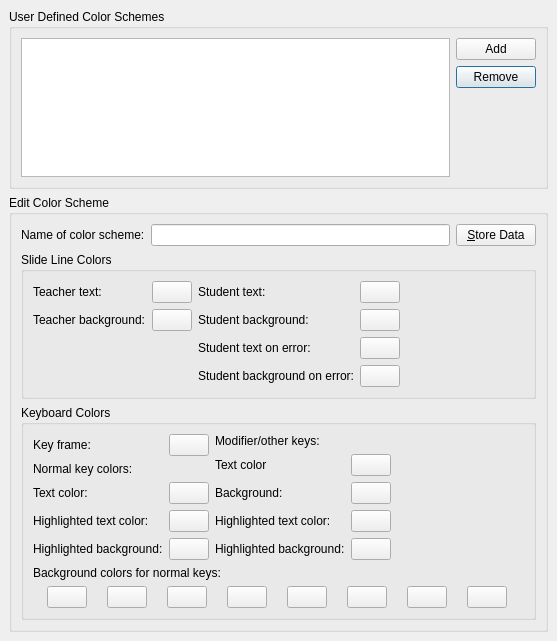
<ui version="4.0" >
 <class>KTouchColorEditorDialog</class>
 <widget class="QDialog" name="KTouchColorEditorDialog" >
  <property name="geometry" >
   <rect>
    <x>0</x>
    <y>0</y>
    <width>557</width>
    <height>641</height>
   </rect>
  </property>
  <property name="windowTitle" >
   <string>Color Scheme Editor</string>
  </property>
  <layout class="QVBoxLayout" >
   <property name="margin" >
    <number>9</number>
   </property>
   <property name="spacing" >
    <number>6</number>
   </property>
   <item>
    <widget class="QGroupBox" name="groupBox" >
     <property name="title" >
      <string>User Defined Color Schemes</string>
     </property>
     <layout class="QGridLayout" >
      <property name="margin" >
       <number>9</number>
      </property>
      <property name="spacing" >
       <number>6</number>
      </property>
      <item rowspan="3" row="0" column="0" >
       <widget class="QListWidget" name="schemeListWidget" />
      </item>
      <item row="2" column="1" >
       <spacer>
        <property name="orientation" >
         <enum>Qt::Vertical</enum>
        </property>
        <property name="sizeType" >
         <enum>QSizePolicy::Expanding</enum>
        </property>
        <property name="sizeHint" >
         <size>
          <width>20</width>
          <height>16</height>
         </size>
        </property>
       </spacer>
      </item>
      <item row="1" column="1" >
       <widget class="KPushButton" name="removeBtn" >
        <property name="sizePolicy" >
         <sizepolicy>
          <hsizetype>5</hsizetype>
          <vsizetype>1</vsizetype>
          <horstretch>0</horstretch>
          <verstretch>0</verstretch>
         </sizepolicy>
        </property>
        <property name="text" >
         <string>Remove</string>
        </property>
       </widget>
      </item>
      <item row="0" column="1" >
       <widget class="KPushButton" name="addBtn" >
        <property name="sizePolicy" >
         <sizepolicy>
          <hsizetype>5</hsizetype>
          <vsizetype>1</vsizetype>
          <horstretch>0</horstretch>
          <verstretch>0</verstretch>
         </sizepolicy>
        </property>
        <property name="text" >
         <string>Add</string>
        </property>
       </widget>
      </item>
     </layout>
    </widget>
   </item>
   <item>
    <widget class="QGroupBox" name="editGroupBox" >
     <property name="sizePolicy" >
      <sizepolicy>
       <hsizetype>5</hsizetype>
       <vsizetype>3</vsizetype>
       <horstretch>0</horstretch>
       <verstretch>0</verstretch>
      </sizepolicy>
     </property>
     <property name="title" >
      <string>Edit Color Scheme</string>
     </property>
     <layout class="QVBoxLayout" >
      <property name="margin" >
       <number>9</number>
      </property>
      <property name="spacing" >
       <number>6</number>
      </property>
      <item>
       <layout class="QHBoxLayout" >
        <property name="margin" >
         <number>0</number>
        </property>
        <property name="spacing" >
         <number>6</number>
        </property>
        <item>
         <widget class="QLabel" name="nameL" >
          <property name="text" >
           <string>Name of color scheme:</string>
          </property>
         </widget>
        </item>
        <item>
         <widget class="KLineEdit" name="nameEdit" />
        </item>
        <item>
         <widget class="KPushButton" name="updateBtn" >
          <property name="text" >
           <string>&amp;Store Data</string>
          </property>
         </widget>
        </item>
       </layout>
      </item>
      <item>
       <widget class="QGroupBox" name="groupBox3" >
        <property name="sizePolicy" >
         <sizepolicy>
          <hsizetype>5</hsizetype>
          <vsizetype>5</vsizetype>
          <horstretch>0</horstretch>
          <verstretch>0</verstretch>
         </sizepolicy>
        </property>
        <property name="title" >
         <string>Slide Line Colors</string>
        </property>
        <layout class="QGridLayout" >
         <property name="margin" >
          <number>9</number>
         </property>
         <property name="spacing" >
          <number>6</number>
         </property>
         <item row="0" column="2" >
          <spacer>
           <property name="orientation" >
            <enum>Qt::Horizontal</enum>
           </property>
           <property name="sizeHint" >
            <size>
             <width>40</width>
             <height>20</height>
            </size>
           </property>
          </spacer>
         </item>
         <item row="0" column="0" >
          <layout class="QGridLayout" >
           <property name="margin" >
            <number>0</number>
           </property>
           <property name="spacing" >
            <number>6</number>
           </property>
           <item row="1" column="1" >
            <widget class="KColorButton" name="teacherBackBtn" >
             <property name="text" >
              <string/>
             </property>
            </widget>
           </item>
           <item row="1" column="0" >
            <widget class="QLabel" name="textLabel3_2" >
             <property name="text" >
              <string>Teacher background:</string>
             </property>
            </widget>
           </item>
           <item row="0" column="1" >
            <widget class="KColorButton" name="teacherTextBtn" >
             <property name="text" >
              <string/>
             </property>
            </widget>
           </item>
           <item row="0" column="0" >
            <widget class="QLabel" name="textLabel3" >
             <property name="text" >
              <string>Teacher text:</string>
             </property>
            </widget>
           </item>
          </layout>
         </item>
         <item rowspan="2" row="0" column="1" >
          <layout class="QGridLayout" >
           <property name="margin" >
            <number>0</number>
           </property>
           <property name="spacing" >
            <number>6</number>
           </property>
           <item row="1" column="0" >
            <widget class="QLabel" name="textLabel3_4" >
             <property name="text" >
              <string>Student background:</string>
             </property>
            </widget>
           </item>
           <item row="2" column="0" >
            <widget class="QLabel" name="textLabel3_5" >
             <property name="text" >
              <string>Student text on error:</string>
             </property>
            </widget>
           </item>
           <item row="3" column="1" >
            <widget class="KColorButton" name="studentErrorBackBtn" >
             <property name="text" >
              <string/>
             </property>
            </widget>
           </item>
           <item row="2" column="1" >
            <widget class="KColorButton" name="studentErrorTextBtn" >
             <property name="text" >
              <string/>
             </property>
            </widget>
           </item>
           <item row="0" column="0" >
            <widget class="QLabel" name="textLabel3_3" >
             <property name="text" >
              <string>Student text:</string>
             </property>
            </widget>
           </item>
           <item row="3" column="0" >
            <widget class="QLabel" name="textLabel3_6" >
             <property name="text" >
              <string>Student background on error:</string>
             </property>
            </widget>
           </item>
           <item row="1" column="1" >
            <widget class="KColorButton" name="studentBackBtn" >
             <property name="text" >
              <string/>
             </property>
            </widget>
           </item>
           <item row="0" column="1" >
            <widget class="KColorButton" name="studentTextBtn" >
             <property name="text" >
              <string/>
             </property>
            </widget>
           </item>
          </layout>
         </item>
         <item row="1" column="0" >
          <spacer>
           <property name="orientation" >
            <enum>Qt::Vertical</enum>
           </property>
           <property name="sizeHint" >
            <size>
             <width>20</width>
             <height>40</height>
            </size>
           </property>
          </spacer>
         </item>
        </layout>
       </widget>
      </item>
      <item>
       <widget class="QGroupBox" name="keyboardColorsGroup" >
        <property name="sizePolicy" >
         <sizepolicy>
          <hsizetype>5</hsizetype>
          <vsizetype>3</vsizetype>
          <horstretch>0</horstretch>
          <verstretch>0</verstretch>
         </sizepolicy>
        </property>
        <property name="title" >
         <string>Keyboard Colors</string>
        </property>
        <layout class="QGridLayout" >
         <property name="margin" >
          <number>9</number>
         </property>
         <property name="spacing" >
          <number>6</number>
         </property>
         <item row="1" column="0" colspan="3" >
          <widget class="QLabel" name="textLabel3_11" >
           <property name="text" >
            <string>Background colors for normal keys:</string>
           </property>
          </widget>
         </item>
         <item row="2" column="0" colspan="3" >
          <layout class="QHBoxLayout" >
           <property name="margin" >
            <number>0</number>
           </property>
           <property name="spacing" >
            <number>6</number>
           </property>
           <item>
            <widget class="KColorButton" name="back1Btn" >
             <property name="sizePolicy" >
              <sizepolicy>
               <hsizetype>5</hsizetype>
               <vsizetype>0</vsizetype>
               <horstretch>0</horstretch>
               <verstretch>0</verstretch>
              </sizepolicy>
             </property>
             <property name="maximumSize" >
              <size>
               <width>40</width>
               <height>16777215</height>
              </size>
             </property>
             <property name="text" >
              <string/>
             </property>
            </widget>
           </item>
           <item>
            <widget class="KColorButton" name="back2Btn" >
             <property name="sizePolicy" >
              <sizepolicy>
               <hsizetype>5</hsizetype>
               <vsizetype>0</vsizetype>
               <horstretch>0</horstretch>
               <verstretch>0</verstretch>
              </sizepolicy>
             </property>
             <property name="maximumSize" >
              <size>
               <width>40</width>
               <height>16777215</height>
              </size>
             </property>
             <property name="text" >
              <string/>
             </property>
            </widget>
           </item>
           <item>
            <widget class="KColorButton" name="back3Btn" >
             <property name="sizePolicy" >
              <sizepolicy>
               <hsizetype>5</hsizetype>
               <vsizetype>0</vsizetype>
               <horstretch>0</horstretch>
               <verstretch>0</verstretch>
              </sizepolicy>
             </property>
             <property name="maximumSize" >
              <size>
               <width>40</width>
               <height>16777215</height>
              </size>
             </property>
             <property name="text" >
              <string/>
             </property>
            </widget>
           </item>
           <item>
            <widget class="KColorButton" name="back4Btn" >
             <property name="sizePolicy" >
              <sizepolicy>
               <hsizetype>5</hsizetype>
               <vsizetype>0</vsizetype>
               <horstretch>0</horstretch>
               <verstretch>0</verstretch>
              </sizepolicy>
             </property>
             <property name="maximumSize" >
              <size>
               <width>40</width>
               <height>16777215</height>
              </size>
             </property>
             <property name="text" >
              <string/>
             </property>
            </widget>
           </item>
           <item>
            <widget class="KColorButton" name="back5Btn" >
             <property name="sizePolicy" >
              <sizepolicy>
               <hsizetype>5</hsizetype>
               <vsizetype>0</vsizetype>
               <horstretch>0</horstretch>
               <verstretch>0</verstretch>
              </sizepolicy>
             </property>
             <property name="maximumSize" >
              <size>
               <width>40</width>
               <height>16777215</height>
              </size>
             </property>
             <property name="text" >
              <string/>
             </property>
            </widget>
           </item>
           <item>
            <widget class="KColorButton" name="back6Btn" >
             <property name="sizePolicy" >
              <sizepolicy>
               <hsizetype>5</hsizetype>
               <vsizetype>0</vsizetype>
               <horstretch>0</horstretch>
               <verstretch>0</verstretch>
              </sizepolicy>
             </property>
             <property name="maximumSize" >
              <size>
               <width>40</width>
               <height>16777215</height>
              </size>
             </property>
             <property name="text" >
              <string/>
             </property>
            </widget>
           </item>
           <item>
            <widget class="KColorButton" name="back7Btn" >
             <property name="sizePolicy" >
              <sizepolicy>
               <hsizetype>5</hsizetype>
               <vsizetype>0</vsizetype>
               <horstretch>0</horstretch>
               <verstretch>0</verstretch>
              </sizepolicy>
             </property>
             <property name="maximumSize" >
              <size>
               <width>40</width>
               <height>16777215</height>
              </size>
             </property>
             <property name="text" >
              <string/>
             </property>
            </widget>
           </item>
           <item>
            <widget class="KColorButton" name="back8Btn" >
             <property name="sizePolicy" >
              <sizepolicy>
               <hsizetype>5</hsizetype>
               <vsizetype>0</vsizetype>
               <horstretch>0</horstretch>
               <verstretch>0</verstretch>
              </sizepolicy>
             </property>
             <property name="maximumSize" >
              <size>
               <width>40</width>
               <height>16777215</height>
              </size>
             </property>
             <property name="text" >
              <string/>
             </property>
            </widget>
           </item>
          </layout>
         </item>
         <item row="0" column="2" >
          <spacer>
           <property name="orientation" >
            <enum>Qt::Horizontal</enum>
           </property>
           <property name="sizeHint" >
            <size>
             <width>41</width>
             <height>20</height>
            </size>
           </property>
          </spacer>
         </item>
         <item row="0" column="0" >
          <layout class="QGridLayout" >
           <property name="margin" >
            <number>0</number>
           </property>
           <property name="spacing" >
            <number>6</number>
           </property>
           <item row="4" column="1" >
            <widget class="KColorButton" name="keyBackHighBtn" >
             <property name="text" >
              <string/>
             </property>
            </widget>
           </item>
           <item row="0" column="1" >
            <widget class="KColorButton" name="keyFrameBtn" >
             <property name="text" >
              <string/>
             </property>
            </widget>
           </item>
           <item row="2" column="1" >
            <widget class="KColorButton" name="keyTextBtn" >
             <property name="text" >
              <string/>
             </property>
            </widget>
           </item>
           <item row="4" column="0" >
            <widget class="QLabel" name="textLabel3_10" >
             <property name="text" >
              <string>Highlighted background:</string>
             </property>
            </widget>
           </item>
           <item row="1" column="0" colspan="2" >
            <widget class="QLabel" name="textLabel2" >
             <property name="text" >
              <string>Normal key colors:</string>
             </property>
            </widget>
           </item>
           <item row="3" column="0" >
            <widget class="QLabel" name="textLabel3_9" >
             <property name="text" >
              <string>Highlighted text color:</string>
             </property>
            </widget>
           </item>
           <item row="2" column="0" >
            <widget class="QLabel" name="textLabel3_8" >
             <property name="text" >
              <string>Text color:</string>
             </property>
            </widget>
           </item>
           <item row="3" column="1" >
            <widget class="KColorButton" name="keyTextHighBtn" >
             <property name="text" >
              <string/>
             </property>
            </widget>
           </item>
           <item row="0" column="0" >
            <widget class="QLabel" name="textLabel3_7" >
             <property name="text" >
              <string>Key frame:</string>
             </property>
            </widget>
           </item>
          </layout>
         </item>
         <item row="0" column="1" >
          <layout class="QGridLayout" >
           <property name="margin" >
            <number>0</number>
           </property>
           <property name="spacing" >
            <number>6</number>
           </property>
           <item row="4" column="0" >
            <widget class="QLabel" name="textLabel3_10_2" >
             <property name="text" >
              <string>Highlighted background:</string>
             </property>
            </widget>
           </item>
           <item row="4" column="1" >
            <widget class="KColorButton" name="cBackHighBtn" >
             <property name="text" >
              <string/>
             </property>
            </widget>
           </item>
           <item row="0" column="0" colspan="2" >
            <widget class="QLabel" name="textLabel1" >
             <property name="text" >
              <string>Modifier/other keys:</string>
             </property>
            </widget>
           </item>
           <item row="1" column="1" >
            <widget class="KColorButton" name="cTextBtn" >
             <property name="text" >
              <string/>
             </property>
            </widget>
           </item>
           <item row="3" column="1" >
            <widget class="KColorButton" name="cTextHighBtn" >
             <property name="text" >
              <string/>
             </property>
            </widget>
           </item>
           <item row="3" column="0" >
            <widget class="QLabel" name="textLabel3_9_2" >
             <property name="text" >
              <string>Highlighted text color:</string>
             </property>
            </widget>
           </item>
           <item row="2" column="1" >
            <widget class="KColorButton" name="cBackgroundBtn" >
             <property name="text" >
              <string/>
             </property>
            </widget>
           </item>
           <item row="1" column="0" >
            <widget class="QLabel" name="textLabel3_7_2" >
             <property name="text" >
              <string>Text color</string>
             </property>
            </widget>
           </item>
           <item row="2" column="0" >
            <widget class="QLabel" name="textLabel3_8_2" >
             <property name="text" >
              <string>Background:</string>
             </property>
            </widget>
           </item>
          </layout>
         </item>
        </layout>
       </widget>
      </item>
     </layout>
    </widget>
   </item>
  </layout>
 </widget>
 <layoutdefault spacing="6" margin="11" />
 <pixmapfunction>qPixmapFromMimeSource</pixmapfunction>
 <customwidgets>
  <customwidget>
   <class>KColorButton</class>
   <extends>QPushButton</extends>
   <header>kcolorbutton.h</header>
  </customwidget>
  <customwidget>
   <class>KPushButton</class>
   <extends>QPushButton</extends>
   <header>kpushbutton.h</header>
  </customwidget>
  <customwidget>
   <class>KLineEdit</class>
   <extends>QLineEdit</extends>
   <header>klineedit.h</header>
  </customwidget>
 </customwidgets>
 <includes>
  <include location="local" >kpushbutton.h</include>
  <include location="local" >klineedit.h</include>
  <include location="local" >kcolorbutton.h</include>
 </includes>
 <resources/>
 <connections/>
</ui>
